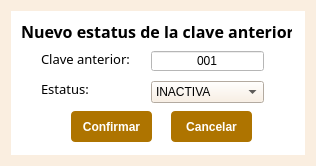
<?xml version="1.0" encoding="UTF-8"?>
<ui version="4.0">
 <class>EstatusClaveDialogBase</class>
 <widget class="QDialog" name="EstatusClaveDialogBase">
  <property name="geometry">
   <rect>
    <x>0</x>
    <y>0</y>
    <width>316</width>
    <height>166</height>
   </rect>
  </property>
  <property name="minimumSize">
   <size>
    <width>315</width>
    <height>165</height>
   </size>
  </property>
  <property name="maximumSize">
   <size>
    <width>316</width>
    <height>166</height>
   </size>
  </property>
  <property name="windowTitle">
   <string>Claves</string>
  </property>
  <property name="styleSheet">
   <string notr="true">QDialog{
background : rgb(250,238,224);
}
</string>
  </property>
  <layout class="QGridLayout" name="gridLayout">
   <item row="0" column="1">
    <widget class="QWidget" name="widget" native="true">
     <property name="styleSheet">
      <string notr="true">QWidget{
background : rgb(255,255,255);
}</string>
     </property>
     <widget class="QPushButton" name="botonConfirmar">
      <property name="geometry">
       <rect>
        <x>60</x>
        <y>100</y>
        <width>81</width>
        <height>31</height>
       </rect>
      </property>
      <property name="font">
       <font>
        <weight>75</weight>
        <bold>true</bold>
       </font>
      </property>
      <property name="styleSheet">
       <string notr="true">QPushButton{
background : rgb(174, 116, 0);
color : rgb(255, 255, 255);
border-radius : 4px;
}
QPushButton::hover{
background : rgb(104, 69, 13);
color : rgb(255, 255, 255);
border-radius : 4px;
}
QPushButton:disabled {
background: rgb(217, 217, 217)
}</string>
      </property>
      <property name="text">
       <string>Confirmar</string>
      </property>
     </widget>
     <widget class="QPushButton" name="botonCancelar">
      <property name="geometry">
       <rect>
        <x>160</x>
        <y>100</y>
        <width>81</width>
        <height>31</height>
       </rect>
      </property>
      <property name="font">
       <font>
        <weight>75</weight>
        <bold>true</bold>
       </font>
      </property>
      <property name="styleSheet">
       <string notr="true">QPushButton{
background : rgb(174, 116, 0);
color : rgb(255, 255, 255);
border-radius : 4px;
}
QPushButton::hover{
background : rgb(104, 69, 13);
color : rgb(255, 255, 255);
border-radius : 4px;
}
QPushButton:disabled {
background: rgb(217, 217, 217)
}</string>
      </property>
      <property name="text">
       <string>Cancelar</string>
      </property>
     </widget>
     <widget class="QLabel" name="label">
      <property name="geometry">
       <rect>
        <x>10</x>
        <y>10</y>
        <width>271</width>
        <height>21</height>
       </rect>
      </property>
      <property name="font">
       <font>
        <family>Century Gothic</family>
        <pointsize>12</pointsize>
        <weight>75</weight>
        <bold>true</bold>
       </font>
      </property>
      <property name="text">
       <string>Nuevo estatus de la clave anterior</string>
      </property>
     </widget>
     <widget class="QLabel" name="labelTituloEditar">
      <property name="geometry">
       <rect>
        <x>30</x>
        <y>40</y>
        <width>101</width>
        <height>16</height>
       </rect>
      </property>
      <property name="font">
       <font>
        <family>Century Gothic</family>
        <pointsize>10</pointsize>
       </font>
      </property>
      <property name="text">
       <string>Clave anterior:</string>
      </property>
     </widget>
     <widget class="QLineEdit" name="leClaveAnterior">
      <property name="geometry">
       <rect>
        <x>140</x>
        <y>40</y>
        <width>113</width>
        <height>20</height>
       </rect>
      </property>
      <property name="text">
       <string>001</string>
      </property>
      <property name="alignment">
       <set>Qt::AlignCenter</set>
      </property>
      <property name="readOnly">
       <bool>true</bool>
      </property>
     </widget>
     <widget class="QLabel" name="labelTituloEditar_2">
      <property name="geometry">
       <rect>
        <x>30</x>
        <y>70</y>
        <width>91</width>
        <height>16</height>
       </rect>
      </property>
      <property name="font">
       <font>
        <family>Century Gothic</family>
        <pointsize>10</pointsize>
       </font>
      </property>
      <property name="text">
       <string>Estatus:</string>
      </property>
     </widget>
     <widget class="QComboBox" name="comboManzana">
      <property name="geometry">
       <rect>
        <x>140</x>
        <y>70</y>
        <width>113</width>
        <height>22</height>
       </rect>
      </property>
      <property name="styleSheet">
       <string notr="true">QComboBox QAbstractItemView::item { min-height: 25; font-family: &quot;Century Gothic&quot;;}
QListView{color: black ; font-size: 16px; outline:none; font-weight:bold; font-family: &quot;Century Gothic&quot;;}

QComboBox{
background : rgb(250,238,224);
}
QComboBox:item:selected {
color: black ;
}</string>
      </property>
      <item>
       <property name="text">
        <string>INACTIVA</string>
       </property>
      </item>
      <item>
       <property name="text">
        <string>ACTIVA</string>
       </property>
      </item>
     </widget>
    </widget>
   </item>
  </layout>
 </widget>
 <resources/>
 <connections/>
</ui>
